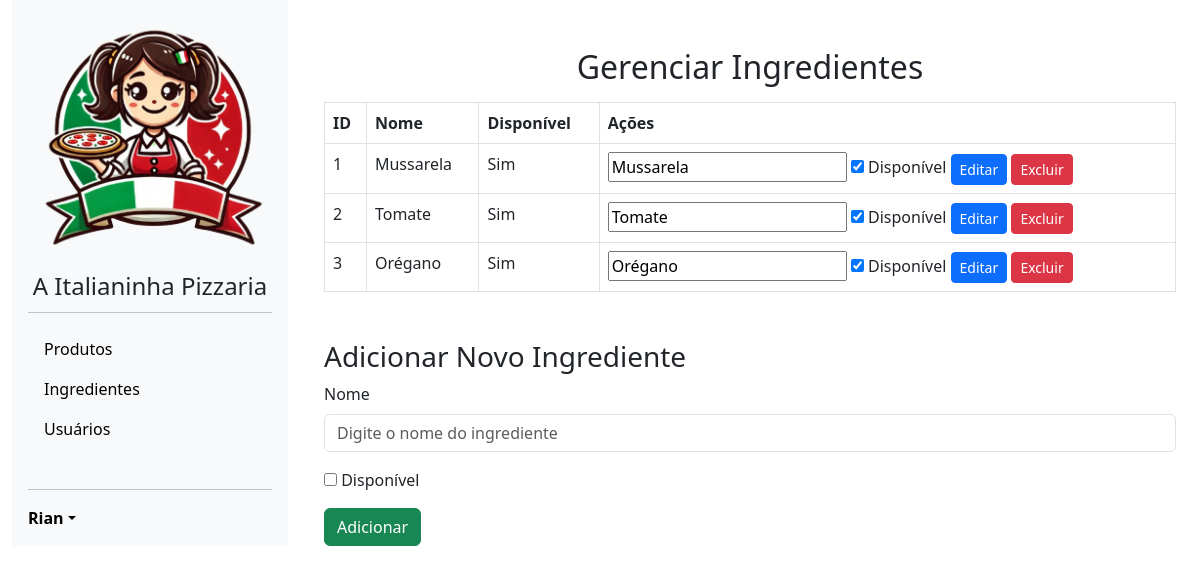
/ingredientes.php (signed in), run on the app's committed database.
### tables this page shows
CREATE TABLE `ingrediente` (
  `Id_ingrediente` int(11) NOT NULL,
  `Nome` varchar(100) NOT NULL,
  `Disponivel` tinyint(1) DEFAULT 1
);

### web/ingredientes.php (called while the page is built, shortened)
<?php
include './components/layout.php';
?>

### web/classes/manipulaIngrediente.php (called while the page is built, shortened)
<?php
require_once 'conexaoBanco.php';
class manipulaIngrediente
{
    private $conexao;
    public function __construct()
    {
        $this->conexao = new conexaoBanco();
    }
    public function __destruct()
    {
        $this->conexao = null;
    }
    public function listaIngrediente()
    {
        $sql = "select * from ingrediente";
        $stmt = $this->conexao->conectar()->query($sql);
        return $stmt->fetchAll();
    }
}
?>

### web/classes/conexaoBanco.php (called while the page is built)
<?php
class conexaoBanco
{
    private $host = "localhost";
    private $dbname = "banco";
    private $username = "root";
    private $password = "";
    private $conexao;
    public function conectar()
    {
        if ($this->conexao === null)
        {
            try
            {
                $this->conexao = new PDO("mysql:host={$this->host};dbname={$this->dbname}",
                $this->username,
                $this->password
                );
            }
            catch (PDOException $e)
            {
                echo "Erro na conexão: " . $e->getMessage();
                exit;
            }
        }
        return $this->conexao;
    }
}
?>

### web/ingredientesContent.php (the view, shortened to what this page needs)
<?php
require_once './classes/manipulaIngrediente.php';
$manipula = new manipulaIngrediente();
$ingredientes = $manipula->listaIngrediente();
?>
<!DOCTYPE html>
<html lang="pt-BR">
<head>
    <link rel="stylesheet" href="https://cdn.jsdelivr.net/npm/bootstrap@5.3.0/dist/css/bootstrap.min.css">
</head>
<body>
    <div class="container mt-5">
        <h2 class="text-center">Gerenciar Ingredientes</h2>
        <table class="table table-bordered mt-3">
            <thead>
                <tr>
                    <th>ID</th>
                    <th>Nome</th>
                    <th>Disponível</th>
                    <th>Ações</th>
                </tr>
            </thead>
            <tbody>
                <?php foreach ($ingredientes as $ingrediente): ?>
                <tr>
                    <td><?= $ingrediente['Id_ingrediente'] ?></td>
                    <td><?= htmlspecialchars($ingrediente['Nome']) ?></td>
                    <td><?= $ingrediente['Disponivel'] ? 'Sim' : 'Não' ?></td>
                    <td>
                        <form method="post" style="display:inline;">
                            <input type="text" name="nome" placeholder="Nome" required value="<?= $ingrediente['Nome'] ?>">
                            <label>
                                <input type="checkbox" name="disponivel" <?= $ingrediente['Disponivel'] ? 'checked' : '' ?>> Disponível
                            </label>
                            <button class="btn btn-primary btn-sm">Editar</button>
                        </form>
                        <form method="post" style="display:inline;" onsubmit="event.preventDefault(); confirmarExclusao(this);">
                            <button class="btn btn-danger btn-sm">Excluir</button>
                        </form>
                    </td>
                </tr>
                <?php endforeach; ?>
            </tbody>
        </table>
        <h3 class="mt-5">Adicionar Novo Ingrediente</h3>
        <form method="post" autocomplete="off">
            <div class="mb-3">
                <label for="nome" class="form-label">Nome</label>
                <input type="text" class="form-control" name="nome" id="nome" placeholder="Digite o nome do ingrediente" required>
            </div>
            <div class="mb-3">
                <label>
                    <input type="checkbox" name="disponivel"> Disponível
                </label>
            </div>
            <button type="submit" class="btn btn-success">Adicionar</button>
        </form>
    </div>
</body>
</html>

### web/css/sidebar.css (style rules this page uses)
body { min-height: 100vh; min-height: -webkit-fill-available; }
html { height: -webkit-fill-available; }

### data on the page
ingrediente: Id_ingrediente "1", Nome "Mussarela", shows "Sim", nome "Mussarela", Disponivel "☑"
ingrediente: Id_ingrediente "2", Nome "Tomate", shows "Sim", nome "Tomate", Disponivel "☑"
ingrediente: Id_ingrediente "3", Nome "Orégano", shows "Sim", nome "Orégano", Disponivel "☑"

### other printed values
$_SESSION['username'] "Rian"
